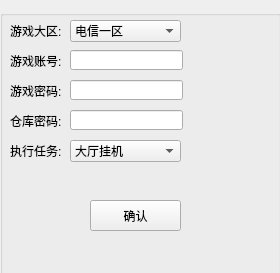
<?xml version="1.0" encoding="UTF-8"?>
<ui version="4.0">
 <class>QtAccountClass</class>
 <widget class="QMainWindow" name="QtAccountClass">
  <property name="geometry">
   <rect>
    <x>0</x>
    <y>0</y>
    <width>280</width>
    <height>273</height>
   </rect>
  </property>
  <property name="windowTitle">
   <string>添加账号信息</string>
  </property>
  <widget class="QWidget" name="centralWidget">
   <widget class="QGroupBox" name="groupBox">
    <property name="geometry">
     <rect>
      <x>0</x>
      <y>10</y>
      <width>281</width>
      <height>301</height>
     </rect>
    </property>
    <property name="title">
     <string/>
    </property>
    <widget class="QComboBox" name="comboBox_GameReg">
     <property name="geometry">
      <rect>
       <x>70</x>
       <y>10</y>
       <width>111</width>
       <height>22</height>
      </rect>
     </property>
     <item>
      <property name="text">
       <string>电信一区</string>
      </property>
     </item>
     <item>
      <property name="text">
       <string>电信二区</string>
      </property>
     </item>
     <item>
      <property name="text">
       <string>网通一区</string>
      </property>
     </item>
    </widget>
    <widget class="QLabel" name="label">
     <property name="geometry">
      <rect>
       <x>10</x>
       <y>10</y>
       <width>61</width>
       <height>21</height>
      </rect>
     </property>
     <property name="text">
      <string>游戏大区:</string>
     </property>
    </widget>
    <widget class="QLabel" name="label_2">
     <property name="geometry">
      <rect>
       <x>10</x>
       <y>40</y>
       <width>61</width>
       <height>21</height>
      </rect>
     </property>
     <property name="text">
      <string>游戏账号:</string>
     </property>
    </widget>
    <widget class="QLineEdit" name="lineEdit_GameAccount">
     <property name="geometry">
      <rect>
       <x>70</x>
       <y>40</y>
       <width>113</width>
       <height>20</height>
      </rect>
     </property>
    </widget>
    <widget class="QLabel" name="label_3">
     <property name="geometry">
      <rect>
       <x>10</x>
       <y>70</y>
       <width>61</width>
       <height>21</height>
      </rect>
     </property>
     <property name="text">
      <string>游戏密码:</string>
     </property>
    </widget>
    <widget class="QLineEdit" name="lineEdit_GamePassWord">
     <property name="geometry">
      <rect>
       <x>70</x>
       <y>70</y>
       <width>113</width>
       <height>20</height>
      </rect>
     </property>
    </widget>
    <widget class="QLabel" name="label_4">
     <property name="geometry">
      <rect>
       <x>10</x>
       <y>100</y>
       <width>61</width>
       <height>21</height>
      </rect>
     </property>
     <property name="text">
      <string>仓库密码:</string>
     </property>
    </widget>
    <widget class="QLineEdit" name="lineEdit_Game2ndPassWord">
     <property name="geometry">
      <rect>
       <x>70</x>
       <y>100</y>
       <width>113</width>
       <height>20</height>
      </rect>
     </property>
    </widget>
    <widget class="QLabel" name="label_5">
     <property name="geometry">
      <rect>
       <x>10</x>
       <y>130</y>
       <width>61</width>
       <height>21</height>
      </rect>
     </property>
     <property name="text">
      <string>执行任务:</string>
     </property>
    </widget>
    <widget class="QComboBox" name="comboBox_GameTask">
     <property name="geometry">
      <rect>
       <x>70</x>
       <y>130</y>
       <width>111</width>
       <height>22</height>
      </rect>
     </property>
     <item>
      <property name="text">
       <string>大厅挂机</string>
      </property>
     </item>
     <item>
      <property name="text">
       <string>生化Z联赛积分</string>
      </property>
     </item>
     <item>
      <property name="text">
       <string>生化Z多人挂机</string>
      </property>
     </item>
     <item>
      <property name="text">
       <string>批量登陆检测</string>
      </property>
     </item>
     <item>
      <property name="text">
       <string>缔造者单人挂机</string>
      </property>
     </item>
     <item>
      <property name="text">
       <string>拍卖行</string>
      </property>
     </item>
     <item>
      <property name="text">
       <string>挂机活动</string>
      </property>
     </item>
     <item>
      <property name="text">
       <string>大灾变通关</string>
      </property>
     </item>
    </widget>
    <widget class="QPushButton" name="pushButton_Submit">
     <property name="geometry">
      <rect>
       <x>90</x>
       <y>190</y>
       <width>91</width>
       <height>31</height>
      </rect>
     </property>
     <property name="text">
      <string>确认</string>
     </property>
    </widget>
   </widget>
  </widget>
 </widget>
 <layoutdefault spacing="6" margin="11"/>
 <resources/>
 <connections/>
</ui>
